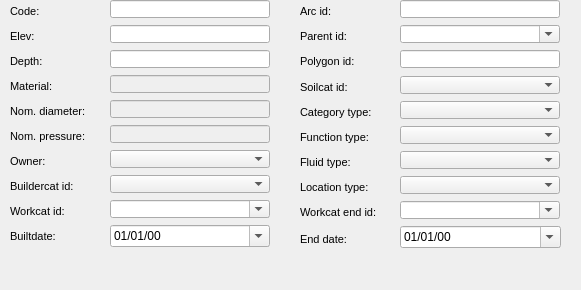
      <widget class="QWidget" name="page_59">
       <property name="geometry">
        <rect>
         <x>0</x>
         <y>0</y>
         <width>581</width>
         <height>290</height>
        </rect>
       </property>
       <attribute name="label">
        <string>Basic information</string>
       </attribute>
       <widget class="QgsDateTimeEdit" name="enddate">
        <property name="geometry">
         <rect>
          <x>400</x>
          <y>226</y>
          <width>161</width>
          <height>22</height>
         </rect>
        </property>
        <property name="displayFormat">
         <string>dd/MM/yy</string>
        </property>
        <property name="calendarPopup">
         <bool>true</bool>
        </property>
        <property name="allowNull" stdset="0">
         <bool>true</bool>
        </property>
       </widget>
       <widget class="QComboBox" name="ownercat_id">
        <property name="geometry">
         <rect>
          <x>110</x>
          <y>150</y>
          <width>160</width>
          <height>18</height>
         </rect>
        </property>
       </widget>
       <widget class="QComboBox" name="workcat_id_end">
        <property name="geometry">
         <rect>
          <x>400</x>
          <y>201</y>
          <width>160</width>
          <height>18</height>
         </rect>
        </property>
        <property name="autoFillBackground">
         <bool>true</bool>
        </property>
        <property name="editable">
         <bool>true</bool>
        </property>
        <property name="maxVisibleItems">
         <number>8</number>
        </property>
        <property name="frame">
         <bool>true</bool>
        </property>
       </widget>
       <widget class="QComboBox" name="buildercat_id">
        <property name="geometry">
         <rect>
          <x>110</x>
          <y>175</y>
          <width>160</width>
          <height>18</height>
         </rect>
        </property>
       </widget>
       <widget class="QComboBox" name="fluid_type">
        <property name="geometry">
         <rect>
          <x>400</x>
          <y>151</y>
          <width>160</width>
          <height>18</height>
         </rect>
        </property>
       </widget>
       <widget class="QgsDateTimeEdit" name="builtdate">
        <property name="geometry">
         <rect>
          <x>110</x>
          <y>225</y>
          <width>160</width>
          <height>22</height>
         </rect>
        </property>
        <property name="displayFormat">
         <string>dd/MM/yy</string>
        </property>
        <property name="calendarPopup">
         <bool>true</bool>
        </property>
        <property name="allowNull" stdset="0">
         <bool>true</bool>
        </property>
       </widget>
       <widget class="QLineEdit" name="cat_pnom">
        <property name="enabled">
         <bool>false</bool>
        </property>
        <property name="geometry">
         <rect>
          <x>110</x>
          <y>125</y>
          <width>160</width>
          <height>18</height>
         </rect>
        </property>
        <property name="frame">
         <bool>true</bool>
        </property>
       </widget>
       <widget class="QLabel" name="label_cat_matcat_id">
        <property name="geometry">
         <rect>
          <x>10</x>
          <y>75</y>
          <width>101</width>
          <height>22</height>
         </rect>
        </property>
        <property name="font">
         <font>
          <pointsize>8</pointsize>
         </font>
        </property>
        <property name="frameShape">
         <enum>QFrame::NoFrame</enum>
        </property>
        <property name="frameShadow">
         <enum>QFrame::Plain</enum>
        </property>
        <property name="text">
         <string>Material:</string>
        </property>
        <property name="textFormat">
         <enum>Qt::AutoText</enum>
        </property>
        <property name="scaledContents">
         <bool>false</bool>
        </property>
        <property name="alignment">
         <set>Qt::AlignLeading|Qt::AlignLeft|Qt::AlignVCenter</set>
        </property>
        <property name="margin">
         <number>3</number>
        </property>
       </widget>
       <widget class="QLineEdit" name="cat_matcat_id">
        <property name="enabled">
         <bool>false</bool>
        </property>
        <property name="geometry">
         <rect>
          <x>110</x>
          <y>75</y>
          <width>160</width>
          <height>18</height>
         </rect>
        </property>
        <property name="frame">
         <bool>true</bool>
        </property>
       </widget>
       <widget class="QLineEdit" name="code">
        <property name="geometry">
         <rect>
          <x>110</x>
          <y>0</y>
          <width>160</width>
          <height>18</height>
         </rect>
        </property>
        <property name="frame">
         <bool>true</bool>
        </property>
       </widget>
       <widget class="QComboBox" name="soilcat_id">
        <property name="geometry">
         <rect>
          <x>400</x>
          <y>76</y>
          <width>160</width>
          <height>18</height>
         </rect>
        </property>
       </widget>
       <widget class="QLabel" name="label_cat_pnom">
        <property name="geometry">
         <rect>
          <x>10</x>
          <y>125</y>
          <width>101</width>
          <height>22</height>
         </rect>
        </property>
        <property name="font">
         <font>
          <pointsize>8</pointsize>
         </font>
        </property>
        <property name="frameShape">
         <enum>QFrame::NoFrame</enum>
        </property>
        <property name="frameShadow">
         <enum>QFrame::Plain</enum>
        </property>
        <property name="text">
         <string>Nom. pressure:</string>
        </property>
        <property name="textFormat">
         <enum>Qt::AutoText</enum>
        </property>
        <property name="scaledContents">
         <bool>false</bool>
        </property>
        <property name="alignment">
         <set>Qt::AlignLeading|Qt::AlignLeft|Qt::AlignVCenter</set>
        </property>
        <property name="margin">
         <number>3</number>
        </property>
       </widget>
       <widget class="QLabel" name="label_builtdate">
        <property name="geometry">
         <rect>
          <x>10</x>
          <y>225</y>
          <width>101</width>
          <height>22</height>
         </rect>
        </property>
        <property name="font">
         <font>
          <pointsize>8</pointsize>
         </font>
        </property>
        <property name="frameShape">
         <enum>QFrame::NoFrame</enum>
        </property>
        <property name="frameShadow">
         <enum>QFrame::Plain</enum>
        </property>
        <property name="text">
         <string>Builtdate:</string>
        </property>
        <property name="textFormat">
         <enum>Qt::AutoText</enum>
        </property>
        <property name="scaledContents">
         <bool>false</bool>
        </property>
        <property name="alignment">
         <set>Qt::AlignLeading|Qt::AlignLeft|Qt::AlignVCenter</set>
        </property>
        <property name="margin">
         <number>3</number>
        </property>
       </widget>
       <widget class="QLabel" name="label_buildercat_id">
        <property name="geometry">
         <rect>
          <x>10</x>
          <y>175</y>
          <width>101</width>
          <height>22</height>
         </rect>
        </property>
        <property name="font">
         <font>
          <pointsize>8</pointsize>
         </font>
        </property>
        <property name="frameShape">
         <enum>QFrame::NoFrame</enum>
        </property>
        <property name="frameShadow">
         <enum>QFrame::Plain</enum>
        </property>
        <property name="text">
         <string>Buildercat id:</string>
        </property>
        <property name="textFormat">
         <enum>Qt::AutoText</enum>
        </property>
        <property name="scaledContents">
         <bool>false</bool>
        </property>
        <property name="alignment">
         <set>Qt::AlignLeading|Qt::AlignLeft|Qt::AlignVCenter</set>
        </property>
        <property name="margin">
         <number>3</number>
        </property>
       </widget>
       <widget class="QComboBox" name="location_type">
        <property name="geometry">
         <rect>
          <x>400</x>
          <y>176</y>
          <width>160</width>
          <height>18</height>
         </rect>
        </property>
       </widget>
       <widget class="QComboBox" name="parent_id">
        <property name="geometry">
         <rect>
          <x>400</x>
          <y>25</y>
          <width>160</width>
          <height>18</height>
         </rect>
        </property>
        <property name="autoFillBackground">
         <bool>true</bool>
        </property>
        <property name="editable">
         <bool>true</bool>
        </property>
        <property name="maxVisibleItems">
         <number>8</number>
        </property>
        <property name="frame">
         <bool>true</bool>
        </property>
       </widget>
       <widget class="QLabel" name="label_soilcat_id">
        <property name="geometry">
         <rect>
          <x>300</x>
          <y>76</y>
          <width>101</width>
          <height>22</height>
         </rect>
        </property>
        <property name="font">
         <font>
          <pointsize>8</pointsize>
         </font>
        </property>
        <property name="frameShape">
         <enum>QFrame::NoFrame</enum>
        </property>
        <property name="frameShadow">
         <enum>QFrame::Plain</enum>
        </property>
        <property name="text">
         <string>Soilcat id:</string>
        </property>
        <property name="textFormat">
         <enum>Qt::AutoText</enum>
        </property>
        <property name="scaledContents">
         <bool>false</bool>
        </property>
        <property name="alignment">
         <set>Qt::AlignLeading|Qt::AlignLeft|Qt::AlignVCenter</set>
        </property>
        <property name="margin">
         <number>3</number>
        </property>
       </widget>
       <widget class="QLabel" name="label_workcat_id">
        <property name="geometry">
         <rect>
          <x>10</x>
          <y>200</y>
          <width>90</width>
          <height>22</height>
         </rect>
        </property>
        <property name="font">
         <font>
          <pointsize>8</pointsize>
         </font>
        </property>
        <property name="frameShape">
         <enum>QFrame::NoFrame</enum>
        </property>
        <property name="frameShadow">
         <enum>QFrame::Plain</enum>
        </property>
        <property name="text">
         <string>Workcat id:</string>
        </property>
        <property name="textFormat">
         <enum>Qt::AutoText</enum>
        </property>
        <property name="scaledContents">
         <bool>false</bool>
        </property>
        <property name="alignment">
         <set>Qt::AlignLeading|Qt::AlignLeft|Qt::AlignVCenter</set>
        </property>
        <property name="margin">
         <number>3</number>
        </property>
       </widget>
       <widget class="QLabel" name="label_depth">
        <property name="geometry">
         <rect>
          <x>10</x>
          <y>50</y>
          <width>90</width>
          <height>22</height>
         </rect>
        </property>
        <property name="font">
         <font>
          <pointsize>8</pointsize>
          <weight>50</weight>
          <bold>false</bold>
         </font>
        </property>
        <property name="frameShape">
         <enum>QFrame::NoFrame</enum>
        </property>
        <property name="frameShadow">
         <enum>QFrame::Plain</enum>
        </property>
        <property name="text">
         <string>Depth:</string>
        </property>
        <property name="textFormat">
         <enum>Qt::AutoText</enum>
        </property>
        <property name="scaledContents">
         <bool>false</bool>
        </property>
        <property name="alignment">
         <set>Qt::AlignLeading|Qt::AlignLeft|Qt::AlignVCenter</set>
        </property>
        <property name="margin">
         <number>3</number>
        </property>
       </widget>
       <widget class="QLabel" name="label_arc_id">
        <property name="geometry">
         <rect>
          <x>300</x>
          <y>0</y>
          <width>101</width>
          <height>22</height>
         </rect>
        </property>
        <property name="font">
         <font>
          <pointsize>8</pointsize>
         </font>
        </property>
        <property name="frameShape">
         <enum>QFrame::NoFrame</enum>
        </property>
        <property name="frameShadow">
         <enum>QFrame::Plain</enum>
        </property>
        <property name="text">
         <string>Arc id:</string>
        </property>
        <property name="textFormat">
         <enum>Qt::AutoText</enum>
        </property>
        <property name="scaledContents">
         <bool>false</bool>
        </property>
        <property name="alignment">
         <set>Qt::AlignLeading|Qt::AlignLeft|Qt::AlignVCenter</set>
        </property>
        <property name="margin">
         <number>3</number>
        </property>
       </widget>
       <widget class="QLabel" name="label_parent_id">
        <property name="geometry">
         <rect>
          <x>300</x>
          <y>25</y>
          <width>103</width>
          <height>22</height>
         </rect>
        </property>
        <property name="font">
         <font>
          <pointsize>8</pointsize>
         </font>
        </property>
        <property name="frameShape">
         <enum>QFrame::NoFrame</enum>
        </property>
        <property name="frameShadow">
         <enum>QFrame::Plain</enum>
        </property>
        <property name="text">
         <string>Parent id:</string>
        </property>
        <property name="textFormat">
         <enum>Qt::AutoText</enum>
        </property>
        <property name="scaledContents">
         <bool>false</bool>
        </property>
        <property name="alignment">
         <set>Qt::AlignLeading|Qt::AlignLeft|Qt::AlignVCenter</set>
        </property>
        <property name="margin">
         <number>3</number>
        </property>
       </widget>
       <widget class="QLabel" name="label_function_type">
        <property name="geometry">
         <rect>
          <x>300</x>
          <y>126</y>
          <width>101</width>
          <height>22</height>
         </rect>
        </property>
        <property name="font">
         <font>
          <pointsize>8</pointsize>
         </font>
        </property>
        <property name="frameShape">
         <enum>QFrame::NoFrame</enum>
        </property>
        <property name="frameShadow">
         <enum>QFrame::Plain</enum>
        </property>
        <property name="text">
         <string>Function type:</string>
        </property>
        <property name="textFormat">
         <enum>Qt::AutoText</enum>
        </property>
        <property name="scaledContents">
         <bool>false</bool>
        </property>
        <property name="alignment">
         <set>Qt::AlignLeading|Qt::AlignLeft|Qt::AlignVCenter</set>
        </property>
        <property name="margin">
         <number>3</number>
        </property>
       </widget>
       <widget class="QLabel" name="label_elevation">
        <property name="geometry">
         <rect>
          <x>10</x>
          <y>25</y>
          <width>90</width>
          <height>22</height>
         </rect>
        </property>
        <property name="font">
         <font>
          <pointsize>8</pointsize>
          <weight>50</weight>
          <bold>false</bold>
         </font>
        </property>
        <property name="frameShape">
         <enum>QFrame::NoFrame</enum>
        </property>
        <property name="frameShadow">
         <enum>QFrame::Plain</enum>
        </property>
        <property name="text">
         <string>Elev:</string>
        </property>
        <property name="textFormat">
         <enum>Qt::AutoText</enum>
        </property>
        <property name="scaledContents">
         <bool>false</bool>
        </property>
        <property name="alignment">
         <set>Qt::AlignLeading|Qt::AlignLeft|Qt::AlignVCenter</set>
        </property>
        <property name="margin">
         <number>3</number>
        </property>
       </widget>
       <widget class="QLabel" name="label_owner">
        <property name="geometry">
         <rect>
          <x>10</x>
          <y>150</y>
          <width>90</width>
          <height>22</height>
         </rect>
        </property>
        <property name="font">
         <font>
          <pointsize>8</pointsize>
         </font>
        </property>
        <property name="frameShape">
         <enum>QFrame::NoFrame</enum>
        </property>
        <property name="frameShadow">
         <enum>QFrame::Plain</enum>
        </property>
        <property name="text">
         <string>Owner:</string>
        </property>
        <property name="textFormat">
         <enum>Qt::AutoText</enum>
        </property>
        <property name="scaledContents">
         <bool>false</bool>
        </property>
        <property name="alignment">
         <set>Qt::AlignLeading|Qt::AlignLeft|Qt::AlignVCenter</set>
        </property>
        <property name="margin">
         <number>3</number>
        </property>
       </widget>
       <widget class="QComboBox" name="workcat_id">
        <property name="geometry">
         <rect>
          <x>110</x>
          <y>200</y>
          <width>160</width>
          <height>18</height>
         </rect>
        </property>
        <property name="autoFillBackground">
         <bool>true</bool>
        </property>
        <property name="editable">
         <bool>true</bool>
        </property>
        <property name="maxVisibleItems">
         <number>8</number>
        </property>
        <property name="frame">
         <bool>true</bool>
        </property>
       </widget>
       <widget class="QLabel" name="label_fluid_type">
        <property name="geometry">
         <rect>
          <x>300</x>
          <y>151</y>
          <width>101</width>
          <height>22</height>
         </rect>
        </property>
        <property name="font">
         <font>
          <pointsize>8</pointsize>
         </font>
        </property>
        <property name="frameShape">
         <enum>QFrame::NoFrame</enum>
        </property>
        <property name="frameShadow">
         <enum>QFrame::Plain</enum>
        </property>
        <property name="text">
         <string>Fluid type:</string>
        </property>
        <property name="textFormat">
         <enum>Qt::AutoText</enum>
        </property>
        <property name="scaledContents">
         <bool>false</bool>
        </property>
        <property name="alignment">
         <set>Qt::AlignLeading|Qt::AlignLeft|Qt::AlignVCenter</set>
        </property>
        <property name="margin">
         <number>3</number>
        </property>
       </widget>
       <widget class="QLineEdit" name="elevation">
        <property name="geometry">
         <rect>
          <x>110</x>
          <y>25</y>
          <width>160</width>
          <height>18</height>
         </rect>
        </property>
        <property name="inputMask">
         <string/>
        </property>
        <property name="frame">
         <bool>true</bool>
        </property>
       </widget>
       <widget class="QLineEdit" name="cat_dnom">
        <property name="enabled">
         <bool>false</bool>
        </property>
        <property name="geometry">
         <rect>
          <x>110</x>
          <y>100</y>
          <width>160</width>
          <height>18</height>
         </rect>
        </property>
        <property name="frame">
         <bool>true</bool>
        </property>
       </widget>
       <widget class="QLabel" name="label_enddate">
        <property name="geometry">
         <rect>
          <x>300</x>
          <y>228</y>
          <width>101</width>
          <height>22</height>
         </rect>
        </property>
        <property name="font">
         <font>
          <pointsize>8</pointsize>
         </font>
        </property>
        <property name="frameShape">
         <enum>QFrame::NoFrame</enum>
        </property>
        <property name="frameShadow">
         <enum>QFrame::Plain</enum>
        </property>
        <property name="text">
         <string>End date:</string>
        </property>
        <property name="textFormat">
         <enum>Qt::AutoText</enum>
        </property>
        <property name="scaledContents">
         <bool>false</bool>
        </property>
        <property name="alignment">
         <set>Qt::AlignLeading|Qt::AlignLeft|Qt::AlignVCenter</set>
        </property>
        <property name="margin">
         <number>3</number>
        </property>
       </widget>
       <widget class="QLineEdit" name="depth">
        <property name="geometry">
         <rect>
          <x>110</x>
          <y>50</y>
          <width>160</width>
          <height>18</height>
         </rect>
        </property>
        <property name="frame">
         <bool>true</bool>
        </property>
       </widget>
       <widget class="QLabel" name="label_cat_dnom">
        <property name="geometry">
         <rect>
          <x>10</x>
          <y>100</y>
          <width>101</width>
          <height>22</height>
         </rect>
        </property>
        <property name="font">
         <font>
          <pointsize>8</pointsize>
         </font>
        </property>
        <property name="frameShape">
         <enum>QFrame::NoFrame</enum>
        </property>
        <property name="frameShadow">
         <enum>QFrame::Plain</enum>
        </property>
        <property name="text">
         <string>Nom. diameter:</string>
        </property>
        <property name="textFormat">
         <enum>Qt::AutoText</enum>
        </property>
        <property name="scaledContents">
         <bool>false</bool>
        </property>
        <property name="alignment">
         <set>Qt::AlignLeading|Qt::AlignLeft|Qt::AlignVCenter</set>
        </property>
        <property name="margin">
         <number>3</number>
        </property>
       </widget>
       <widget class="QLabel" name="label_category_type">
        <property name="geometry">
         <rect>
          <x>300</x>
          <y>101</y>
          <width>101</width>
          <height>22</height>
         </rect>
        </property>
        <property name="font">
         <font>
          <pointsize>8</pointsize>
         </font>
        </property>
        <property name="frameShape">
         <enum>QFrame::NoFrame</enum>
        </property>
        <property name="frameShadow">
         <enum>QFrame::Plain</enum>
        </property>
        <property name="text">
         <string>Category type:</string>
        </property>
        <property name="textFormat">
         <enum>Qt::AutoText</enum>
        </property>
        <property name="scaledContents">
         <bool>false</bool>
        </property>
        <property name="alignment">
         <set>Qt::AlignLeading|Qt::AlignLeft|Qt::AlignVCenter</set>
        </property>
        <property name="margin">
         <number>3</number>
        </property>
       </widget>
       <widget class="QComboBox" name="function_type">
        <property name="geometry">
         <rect>
          <x>400</x>
          <y>126</y>
          <width>160</width>
          <height>18</height>
         </rect>
        </property>
       </widget>
       <widget class="QComboBox" name="category_type">
        <property name="geometry">
         <rect>
          <x>400</x>
          <y>101</y>
          <width>160</width>
          <height>18</height>
         </rect>
        </property>
       </widget>
       <widget class="QLabel" name="label_code">
        <property name="geometry">
         <rect>
          <x>10</x>
          <y>0</y>
          <width>101</width>
          <height>22</height>
         </rect>
        </property>
        <property name="font">
         <font>
          <pointsize>8</pointsize>
         </font>
        </property>
        <property name="frameShape">
         <enum>QFrame::NoFrame</enum>
        </property>
        <property name="frameShadow">
         <enum>QFrame::Plain</enum>
        </property>
        <property name="text">
         <string>Code:</string>
        </property>
        <property name="textFormat">
         <enum>Qt::AutoText</enum>
        </property>
        <property name="scaledContents">
         <bool>false</bool>
        </property>
        <property name="alignment">
         <set>Qt::AlignLeading|Qt::AlignLeft|Qt::AlignVCenter</set>
        </property>
        <property name="margin">
         <number>3</number>
        </property>
       </widget>
       <widget class="QLabel" name="label_location_type">
        <property name="geometry">
         <rect>
          <x>300</x>
          <y>176</y>
          <width>101</width>
          <height>22</height>
         </rect>
        </property>
        <property name="font">
         <font>
          <pointsize>8</pointsize>
         </font>
        </property>
        <property name="frameShape">
         <enum>QFrame::NoFrame</enum>
        </property>
        <property name="frameShadow">
         <enum>QFrame::Plain</enum>
        </property>
        <property name="text">
         <string>Location type:</string>
        </property>
        <property name="textFormat">
         <enum>Qt::AutoText</enum>
        </property>
        <property name="scaledContents">
         <bool>false</bool>
        </property>
        <property name="alignment">
         <set>Qt::AlignLeading|Qt::AlignLeft|Qt::AlignVCenter</set>
        </property>
        <property name="margin">
         <number>3</number>
        </property>
       </widget>
       <widget class="QLabel" name="label_workcat_id_end">
        <property name="geometry">
         <rect>
          <x>300</x>
          <y>201</y>
          <width>101</width>
          <height>22</height>
         </rect>
        </property>
        <property name="font">
         <font>
          <pointsize>8</pointsize>
         </font>
        </property>
        <property name="frameShape">
         <enum>QFrame::NoFrame</enum>
        </property>
        <property name="frameShadow">
         <enum>QFrame::Plain</enum>
        </property>
        <property name="text">
         <string>Workcat end id:</string>
        </property>
        <property name="textFormat">
         <enum>Qt::AutoText</enum>
        </property>
        <property name="scaledContents">
         <bool>false</bool>
        </property>
        <property name="alignment">
         <set>Qt::AlignLeading|Qt::AlignLeft|Qt::AlignVCenter</set>
        </property>
        <property name="margin">
         <number>3</number>
        </property>
       </widget>
       <widget class="QLineEdit" name="pol_id">
        <property name="geometry">
         <rect>
          <x>400</x>
          <y>50</y>
          <width>160</width>
          <height>18</height>
         </rect>
        </property>
        <property name="frame">
         <bool>true</bool>
        </property>
       </widget>
       <widget class="QLabel" name="label_pol_id">
        <property name="geometry">
         <rect>
          <x>300</x>
          <y>50</y>
          <width>101</width>
          <height>22</height>
         </rect>
        </property>
        <property name="font">
         <font>
          <pointsize>8</pointsize>
         </font>
        </property>
        <property name="frameShape">
         <enum>QFrame::NoFrame</enum>
        </property>
        <property name="frameShadow">
         <enum>QFrame::Plain</enum>
        </property>
        <property name="text">
         <string>Polygon id:</string>
        </property>
        <property name="textFormat">
         <enum>Qt::AutoText</enum>
        </property>
        <property name="scaledContents">
         <bool>false</bool>
        </property>
        <property name="alignment">
         <set>Qt::AlignLeading|Qt::AlignLeft|Qt::AlignVCenter</set>
        </property>
        <property name="margin">
         <number>3</number>
        </property>
       </widget>
       <widget class="QLineEdit" name="arc_id">
        <property name="geometry">
         <rect>
          <x>400</x>
          <y>0</y>
          <width>160</width>
          <height>18</height>
         </rect>
        </property>
        <property name="frame">
         <bool>true</bool>
        </property>
       </widget>
      </widget>
